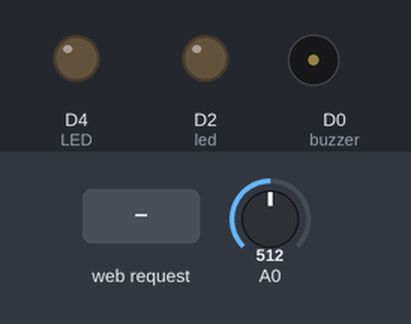
Recording of a sketch running on a simulated ESP8266 (NodeMCU). Parts: output pins drawn as LEDs (lit = HIGH), buzzer (waves = sounding, pin HIGH). The inputs (shaded band) are chosen by the test bench; at power-on: A0 = 512. WiFi joins after 1.5 s; servers stay silent unless stated; what the sketch prints to the serial monitor is not drawn.

Above: at 2.7 s.
2.8 s: HTTP request GET /readADC received
At 3.1 s:
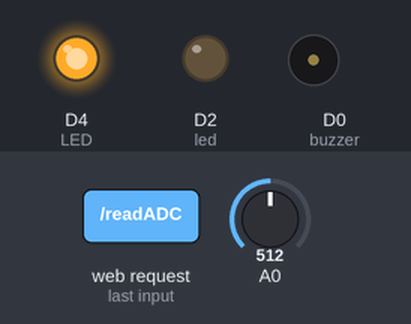
At 5.6 s:
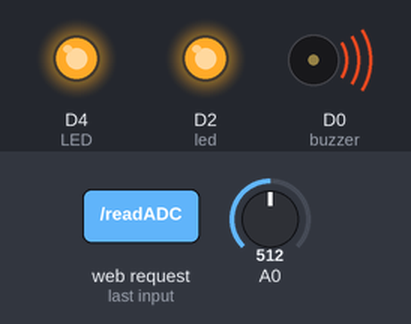
5.8 s: HTTP request GET /readADC received
At 6.6 s:
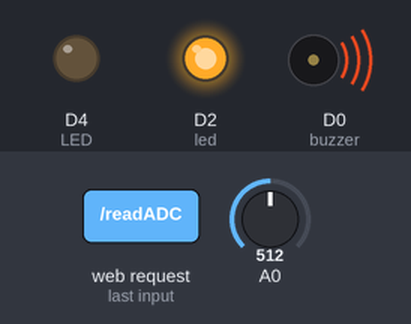
Timing chart, 0 to 8.8 s (numbered marks = the images above; inputs shaded):
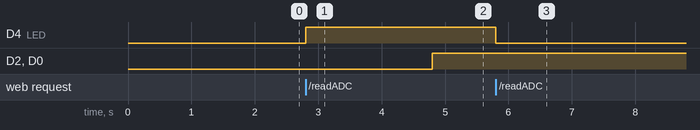

The sketch:

ESPGraph.ino
```cpp
#include <ESP8266WiFi.h>
#include <WiFiClient.h>
#include <ESP8266WebServer.h>


#include "index.h" //Our HTML webpage contents with javascripts

#define LED 2  //On board LED

//SSID and Password of your WiFi router
const char* ssid = "Superfast";
const char* password = "deviiphone";
int led = D2; // Output pin for LED
int buzzer = D0; // Output pin for Buzzer

ESP8266WebServer server(80); //Server on port 80

//===============================================================
// This routine is executed when you open its IP in browser
//===============================================================
void handleRoot() {
 String s = MAIN_page; //Read HTML contents
 server.send(200, "text/html", s); //Send web page
}

//const int oneWireBus = 4;
//OneWire oneWire(oneWireBus);
//DallasTemperature sensors(&oneWire);

void handleADC() {

  //sensors.requestTemperatures();
 // float temperatureC = sensors.getTempCByIndex(0);
 // float temperatureF = sensors.getTempFByIndex(0);

  //int a = analogRead(A0);
  float h = analogRead(A0);

  String adcValue = String(h);

 digitalWrite(LED,!digitalRead(LED)); //Toggle LED on data request ajax
 delay(2000);

 Serial.print("Sensor Value: ");
 Serial.println(h);
  if (h>350){

     digitalWrite(led,HIGH);
     digitalWrite(buzzer,HIGH);


    }
  else {
    digitalWrite(led,LOW);
    digitalWrite(buzzer,LOW);
    }

 server.send(200, "text/plane", adcValue); //Send ADC value only to client ajax request
}
//==============================================================
//                  SETUP
//==============================================================
void setup(void){

pinMode(led, OUTPUT);
pinMode(buzzer,OUTPUT);
digitalWrite(led,LOW);
digitalWrite(buzzer,LOW);
  Serial.begin(115200);

  WiFi.begin(ssid, password);     //Connect to your WiFi router
  Serial.println("");

  //Onboard LED port Direction output
  pinMode(LED,OUTPUT);

  // Wait for connection
  while (WiFi.status() != WL_CONNECTED) {
    delay(500);
    Serial.print(".");
  }

  //If connection successful show IP address in serial monitor
  Serial.println("");
  Serial.print("Connected to ");
  Serial.println(ssid);
  Serial.print("IP address: ");
  Serial.println(WiFi.localIP());  //IP address assigned to your ESP

  server.on("/", handleRoot);      //Which routine to handle at root location. This is display page
  server.on("/readADC", handleADC); //This page is called by java Script AJAX

  server.begin();                  //Start server
  Serial.println("HTTP server started");
}
//==============================================================
//                     LOOP
//==============================================================
void loop(void){
  server.handleClient();          //Handle client requests
}
```

index.h
```cpp
const char MAIN_page[] PROGMEM = R"=====(
<!doctype html>
<html>

<head>
	<title>Line Chart | Circuits4you.com</title>
	<!--For offline ESP graphs see this tutorial https://circuits4you.com/2018/03/10/esp8266-jquery-and-ajax-web-server/ -->
	<script src = "https://cdnjs.cloudflare.com/ajax/libs/Chart.js/2.7.3/Chart.min.js"></script>
	<style>
	canvas{
		-moz-user-select: none;
		-webkit-user-select: none;
		-ms-user-select: none;
	}

	/* Data Table Styling */
	#dataTable {
	  font-family: "Trebuchet MS", Arial, Helvetica, sans-serif;
	  border-collapse: collapse;
	  width: 100%;
	}

	#dataTable td, #dataTable th {
	  border: 1px solid #ddd;
	  padding: 8px;
	}

	#dataTable tr:nth-child(even){background-color: #f2f2f2;}

	#dataTable tr:hover {background-color: #ddd;}

	#dataTable th {
	  padding-top: 12px;
	  padding-bottom: 12px;
	  text-align: left;
	  background-color: #4CAF50;
	  color: white;
	}
	</style>
</head>

<body>
    <div style="text-align:center;"><b>..... MQ-9 Sensor Reading.....</b><br>Real Time Data Logging with Graphs on ESP8266</div>
    <div class="chart-container" position: relative; height:350px; width:100%">
        <canvas id="Chart" width="400" height="400"></canvas>
    </div>
<div>
	<table id="dataTable">
	  <tr><th>Time</th><th>ADC Value</th></tr>
	</table>
</div>
<br>
<br>

<script>
//Graphs visit: https://www.chartjs.org
var values = [];
var timeStamp = [];
function showGraph()
{
    for (i = 0; i < arguments.length; i++) {
    	values.push(arguments[i]);
    }

    var ctx = document.getElementById("Chart").getContext('2d');
    var Chart2 = new Chart(ctx, {
        type: 'line',
        data: {
            labels: timeStamp,	//Bottom Labeling
            datasets: [{
                label: "VALUE",
                fill: false,	//Try with true
                backgroundColor: 'rgba( 243, 156, 18 , 1)', //Dot marker color
                borderColor: 'rgba( 243, 156, 18 , 1)',	//Graph Line Color
                data: values,
            }],
        },
        options: {
            title: {
                    display: true,
                    text: "......IGNIO....."
                },
            maintainAspectRatio: false,
            elements: {
            line: {
                    tension: 0.5 //Smoothening (Curved) of data lines
                }
            },
            scales: {
                    yAxes: [{
                        ticks: {
                            beginAtZero:true
                        }
                    }]
            }
        }
    });

}

//On Page load show graphs
window.onload = function() {
	console.log(new Date().toLocaleTimeString());
	showGraph(5,10,4,58);
};

//Ajax script to get ADC voltage at every 5 Seconds
//Read This tutorial https://circuits4you.com/2018/02/04/esp8266-ajax-update-part-of-web-page-without-refreshing/

setInterval(function() {
  // Call a function repetatively with 5 Second interval
  getData();
}, 2000); //5000mSeconds update rate

function getData() {
  var xhttp = new XMLHttpRequest();
  xhttp.onreadystatechange = function() {
    if (this.readyState == 4 && this.status == 200) {
     //Push the data in array
	var time = new Date().toLocaleTimeString();
	var ADCValue = this.responseText;
      values.push(ADCValue);
      timeStamp.push(time);
      showGraph();	//Update Graphs
	//Update Data Table
	  var table = document.getElementById("dataTable");
	  var row = table.insertRow(1);	//Add after headings
	  var cell1 = row.insertCell(0);
	  var cell2 = row.insertCell(1);
	  cell1.innerHTML = time;
	  cell2.innerHTML = ADCValue;
    }
  };
  xhttp.open("GET", "readADC", true);	//Handle readADC server on ESP8266
  xhttp.send();
}

</script>
</body>

</html>

)=====";
```

Measured:
- after the input at 2.8 s, D4 (LED): LOW → HIGH at once; D2 (led), D0 (buzzer): LOW → HIGH after 2.0 s
- after the input at 5.8 s, D4 (LED): HIGH → LOW at once
